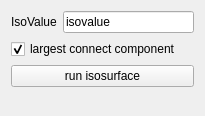
          <widget class="QWidget" name="isosurfacePage">
           <property name="geometry">
            <rect>
             <x>0</x>
             <y>0</y>
             <width>205</width>
             <height>116</height>
            </rect>
           </property>
           <attribute name="label">
            <string>Isosurface</string>
           </attribute>
           <layout class="QVBoxLayout" name="verticalLayout_21">
            <item>
             <widget class="QWidget" name="widget_32" native="true">
              <layout class="QHBoxLayout" name="horizontalLayout_29">
               <property name="leftMargin">
                <number>0</number>
               </property>
               <property name="topMargin">
                <number>0</number>
               </property>
               <property name="rightMargin">
                <number>0</number>
               </property>
               <property name="bottomMargin">
                <number>0</number>
               </property>
               <item>
                <widget class="QLabel" name="newPolydataLabel_2">
                 <property name="text">
                  <string>IsoValue</string>
                 </property>
                </widget>
               </item>
               <item>
                <widget class="QLineEdit" name="marchingCubesLineEdit">
                 <property name="inputMask">
                  <string/>
                 </property>
                 <property name="text">
                  <string>isovalue</string>
                 </property>
                </widget>
               </item>
              </layout>
             </widget>
            </item>
            <item>
             <widget class="QCheckBox" name="isoCheckBox">
              <property name="text">
               <string>largest connect component</string>
              </property>
              <property name="checked">
               <bool>true</bool>
              </property>
             </widget>
            </item>
            <item>
             <widget class="QPushButton" name="marchingCubesButton">
              <property name="text">
               <string>run isosurface</string>
              </property>
             </widget>
            </item>
            <item>
             <spacer name="verticalSpacer_9">
              <property name="orientation">
               <enum>Qt::Vertical</enum>
              </property>
              <property name="sizeHint" stdset="0">
               <size>
                <width>20</width>
                <height>40</height>
               </size>
              </property>
             </spacer>
            </item>
           </layout>
          </widget>
